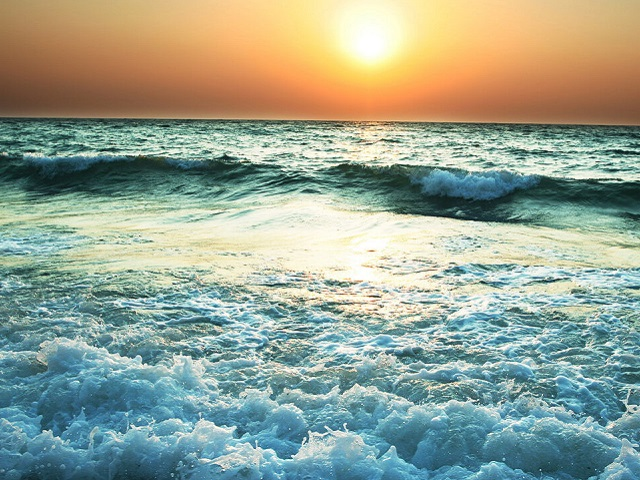
#> input picture pics/sea-cut.jpg, 640 x 480 px, given in place of the camera
$ python task7.py
#> lines starting #> are read from the running program, lines starting #| are printed output that depends on the picture; after the words box and inside, x2 and y2 are one past the last pixel; in counts of white or black regions, pixels touching at a corner belong together
import cv2
import numpy as np

cap = cv2.VideoCapture(0)

segment = [(0, 0)]


def calc(begin_seg, end_seg):
    lenght_line = end_seg - begin_seg
    center_line = end_seg - lenght_line // 2
    segment.append((center_line, lenght_line))
    print(center_line, lenght_line)
    return 0


def find_max():
    if np.shape(segment)[0] > 1:
        segment.sort(key=lambda r: r[1])
        coordinate_center = (segment[np.shape(segment)[0] - 1][0] + segment[np.shape(segment)[0] - 2][0]) // 2
        cv2.circle(frame, (coordinate_center * 3, frame.shape[0] - 60), 20, (255, 0, 255))


while 1:
    _, frame = cap.read()
#> frame is the input picture: shape (480, 640, 3); mean B, G, R 146.6, 163, 151.6
    size = (frame.shape[1] // 3, frame.shape[0] // 3)
#> size = (213, 160)

    frame_small = cv2.resize(frame, size)
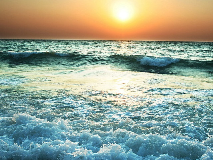
#> frame_small: shape (160, 213, 3); mean B, G, R 146.7, 163.1, 151.7
    hsv_temp = cv2.cvtColor(frame_small, cv2.COLOR_BGR2HSV)
#> hsv_temp: shape (160, 213, 3); mean H, S, V 60.8, 89.2, 180.5
    bw = cv2.inRange(hsv_temp, (0, 0, 0), (180, 255, 84))
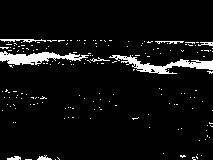
#> bw: shape (160, 213); 5.8% white; 180 white regions (172 under 20 px), largest, box (x1, y1, x2, y2) and area: (109, 55, 213, 74) 683, (0, 51, 89, 65) 634, (0, 39, 46, 43) 89
    line = bw[bw.shape[0] - 60]
#> line = 213 values from 0 to 0
    cv2.line(frame_small, (0, bw.shape[0] - 60), (bw.shape[1], bw.shape[0] - 60), (0, 255, 0))
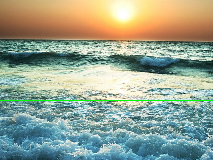
#> frame_small: shape (160, 213, 3); 0.62% of pixels changed, all inside (x1, y1, x2, y2) = (0, 100, 213, 101)
    line_zoom = cv2.resize(line, (100, line.shape[0]))
#> line_zoom: shape (213, 100); every value is 0
    # print(line)
    segment = []
    f_begin = 0
    for i in range(len(line)):
        if (line[i] == 255) and (f_begin == 0):
            f_begin = 1
            begin = i
        elif (line[i] == 0) and (f_begin == 1):
            f_begin = 0
            end = i
            calc(begin, end)
#> after the loop, f_begin = 0
    for i in range(np.shape(segment)[0]):
        temp_circle = segment[i]
        # print( temp_circle)
        cv2.circle(frame, (temp_circle[0] * 3, frame.shape[0] - 60), temp_circle[1], (255, 255, 255))
    find_max()
    cv2.imshow('CAM0', frame)
    cv2.imshow('small', frame_small)
    cv2.imshow('B\W', bw)
    cv2.imshow('Zoom', line_zoom.T)
    key = cv2.waitKey(20)
#> (key Esc is pressed here)
    if (key == 27):
        break

cv2.destroyAllWindows()
